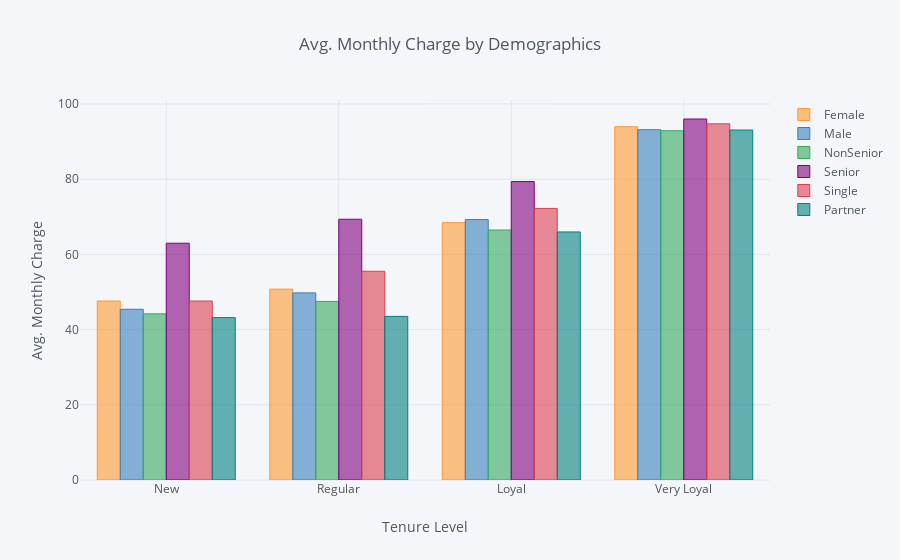

The notebook cell saved with this chart:
### Markdown cell above
Now that are data is formatted how we need it to be, we can simply call iplot to generate a bar chart that will create a bar for each of the demographic columns, group them by tenure level, and even display the tenure levels in the order we assigned them. This lets us see the overall increase in monthly charges from new customers to very loyal customers as well as the variations across demographics within each one.

### Code cell
data.iplot(kind='bar', x='TenureLevel', xTitle='Tenure Level', 
           yTitle='Avg. Monthly Charge', title='Avg. Monthly Charge by Demographics')

### Figure 1 — Plotly figure (JSON) as saved in the notebook; plotly's stock layout.template omitted (floating-point values rounded to 4 significant figures)
{"data": [{"marker": {"color": "rgba(255, 153, 51, 0.6)", "line": {"color": "rgba(255, 153, 51, 1.0)", "width": 1}}, "name": "Female", "orientation": "v", "text": "", "type": "bar", "uid": "98fada1d-8dbd-48b8-808e-78ba9d8f7ce3", "x": ["New", "Regular", "Loyal", "Very Loyal"], "y": [47.61, 50.77, 68.44, 93.96]}, {"marker": {"color": "rgba(55, 128, 191, 0.6)", "line": {"color": "rgba(55, 128, 191, 1.0)", "width": 1}}, "name": "Male", "orientation": "v", "text": "", "type": "bar", "uid": "bd9683a7-1891-4c83-a67b-e68c6646c93d", "x": ["New", "Regular", "Loyal", "Very Loyal"], "y": [45.41, 49.76, 69.27, 93.16]}, {"marker": {"color": "rgba(50, 171, 96, 0.6)", "line": {"color": "rgba(50, 171, 96, 1.0)", "width": 1}}, "name": "NonSenior", "orientation": "v", "text": "", "type": "bar", "uid": "625ed751-63e0-4d73-886a-09856ccab2b4", "x": ["New", "Regular", "Loyal", "Very Loyal"], "y": [44.19, 47.49, 66.48, 92.89]}, {"marker": {"color": "rgba(128, 0, 128, 0.6)", "line": {"color": "rgba(128, 0, 128, 1.0)", "width": 1}}, "name": "Senior", "orientation": "v", "text": "", "type": "bar", "uid": "5eac1222-6a54-4aa1-b495-6199079eb5f2", "x": ["New", "Regular", "Loyal", "Very Loyal"], "y": [62.97, 69.35, 79.38, 96.01]}, {"marker": {"color": "rgba(219, 64, 82, 0.6)", "line": {"color": "rgba(219, 64, 82, 1.0)", "width": 1}}, "name": "Single", "orientation": "v", "text": "", "type": "bar", "uid": "13bbcf9e-3e78-4211-9247-885172425162", "x": ["New", "Regular", "Loyal", "Very Loyal"], "y": [47.6, 55.52, 72.23, 94.73]}, {"marker": {"color": "rgba(0, 128, 128, 0.6)", "line": {"color": "rgba(0, 128, 128, 1.0)", "width": 1}}, "name": "Partner", "orientation": "v", "text": "", "type": "bar", "uid": "6e27c82b-a985-4342-8b1d-ab65d53c6f4b", "x": ["New", "Regular", "Loyal", "Very Loyal"], "y": [43.19, 43.51, 65.97, 93.08]}], "layout": {"legend": {"bgcolor": "#F5F6F9", "font": {"color": "#4D5663"}}, "paper_bgcolor": "#F5F6F9", "plot_bgcolor": "#F5F6F9", "title": {"font": {"color": "#4D5663"}, "text": "Avg. Monthly Charge by Demographics"}, "xaxis": {"gridcolor": "#E1E5ED", "showgrid": true, "tickfont": {"color": "#4D5663"}, "title": {"font": {"color": "#4D5663"}, "text": "Tenure Level"}, "zerolinecolor": "#E1E5ED"}, "yaxis": {"gridcolor": "#E1E5ED", "showgrid": true, "tickfont": {"color": "#4D5663"}, "title": {"font": {"color": "#4D5663"}, "text": "Avg. Monthly Charge"}, "zerolinecolor": "#E1E5ED"}}}
